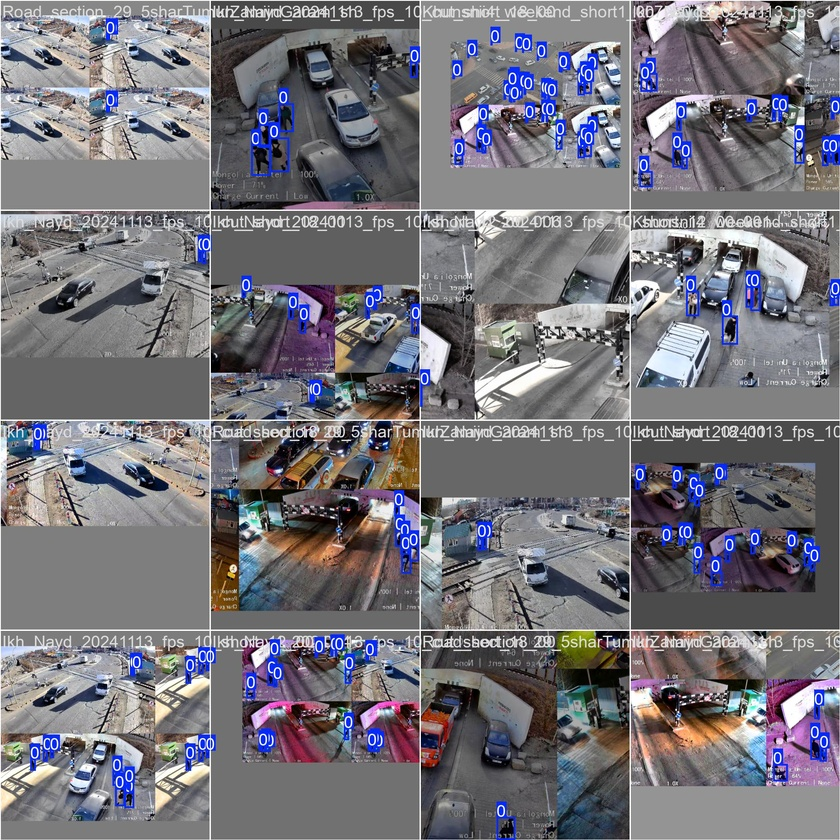
#> input picture runs/detect/runs/train/yolov8n_person-5/train_batch0.jpg, 840 x 840 px, shrunk from 1920 x 1920 before the run
$ python augment_dataset.py --src ../runs/detect/runs/train/yolov8n_person-5 --out out
#> lines starting #> are read from the running program, lines starting #| are printed output that depends on the picture
"""Offline augmentation for a YOLO-format person-detection dataset.

Images and their YOLO label files live in the same folder, sharing a
basename and differing only by extension (``foo.jpg`` / ``foo.txt``).
Each label line is ``class cx cy w h`` with normalised coordinates.

For every source image this writes ``--n`` augmented copies (image + an
updated label file) into ``--out``. Geometric transforms (horizontal
flip, scale, translation) recompute the boxes; photometric transforms
(brightness/contrast, HSV jitter, blur, noise) leave them unchanged.
An image with a missing or empty label file is treated as a background
(negative) sample and still augmented.
"""

import argparse
import random
from pathlib import Path

import cv2
import numpy as np

IMG_EXTS = (".jpg", ".jpeg", ".png", ".bmp")


def read_labels(label_path):
    """Return an (N, 5) array of [class, cx, cy, w, h]; empty if no boxes."""
    if not label_path.exists():
        return np.zeros((0, 5), dtype=np.float32)
    rows = []
    for line in label_path.read_text().splitlines():
        parts = line.split()
        if len(parts) != 5:
            continue
        rows.append([float(p) for p in parts])
    if not rows:
        return np.zeros((0, 5), dtype=np.float32)
    return np.asarray(rows, dtype=np.float32)


def write_labels(label_path, labels):
    lines = [
        f"{int(c)} {cx:.6f} {cy:.6f} {w:.6f} {h:.6f}"
        for c, cx, cy, w, h in labels
    ]
    label_path.write_text("\n".join(lines))


def yolo_to_xyxy(labels, w, h):
    """Normalised [class, cx, cy, w, h] -> pixel [class, x1, y1, x2, y2]."""
    if len(labels) == 0:
        return np.zeros((0, 5), dtype=np.float32)
    cls = labels[:, 0:1]
    cx, cy, bw, bh = labels[:, 1] * w, labels[:, 2] * h, labels[:, 3] * w, labels[:, 4] * h
    x1 = cx - bw / 2
    y1 = cy - bh / 2
    x2 = cx + bw / 2
    y2 = cy + bh / 2
    return np.concatenate([cls, np.stack([x1, y1, x2, y2], axis=1)], axis=1)


def xyxy_to_yolo(boxes, w, h, min_size=2.0, min_visibility=0.20):
    """Clip pixel boxes to the frame, drop tiny/mostly-cropped ones."""
    if len(boxes) == 0:
        return np.zeros((0, 5), dtype=np.float32)
    cls = boxes[:, 0]
    x1, y1, x2, y2 = boxes[:, 1], boxes[:, 2], boxes[:, 3], boxes[:, 4]
    orig_area = np.maximum(x2 - x1, 1e-6) * np.maximum(y2 - y1, 1e-6)

    x1c = np.clip(x1, 0, w)
    y1c = np.clip(y1, 0, h)
    x2c = np.clip(x2, 0, w)
    y2c = np.clip(y2, 0, h)
    bw = x2c - x1c
    bh = y2c - y1c
    clip_area = np.maximum(bw, 0) * np.maximum(bh, 0)

    keep = (bw >= min_size) & (bh >= min_size) & (clip_area / orig_area >= min_visibility)
    cls, x1c, y1c, x2c, y2c = cls[keep], x1c[keep], y1c[keep], x2c[keep], y2c[keep]
    if len(cls) == 0:
        return np.zeros((0, 5), dtype=np.float32)

    cx = ((x1c + x2c) / 2) / w
    cy = ((y1c + y2c) / 2) / h
    nw = (x2c - x1c) / w
    nh = (y2c - y1c) / h
    return np.stack([cls, cx, cy, nw, nh], axis=1).astype(np.float32)


def affine_and_flip(img, boxes, scale_range, translate, flip_p):
    """Random scale + translation + optional horizontal flip.

    ``boxes`` is pixel [class, x1, y1, x2, y2]. The canvas size is kept
    constant; areas exposed by the transform are reflect-padded.
    """
    h, w = img.shape[:2]
    s = random.uniform(*scale_range)
    max_tx = translate * w
    max_ty = translate * h
    tx = random.uniform(-max_tx, max_tx)
    ty = random.uniform(-max_ty, max_ty)
    do_flip = random.random() < flip_p

    # Scale about the image centre, then translate.
    cx, cy = w / 2, h / 2
    M = np.array([
        [s, 0, tx + cx - s * cx],
        [0, s, ty + cy - s * cy],
    ], dtype=np.float32)

    img = cv2.warpAffine(
        img, M, (w, h),
        flags=cv2.INTER_LINEAR, borderMode=cv2.BORDER_REFLECT_101,
    )
    if do_flip:
        img = img[:, ::-1].copy()

    if len(boxes) == 0:
        return img, boxes

    cls = boxes[:, 0:1]
    corners = np.stack([
        boxes[:, [1, 2]], boxes[:, [3, 4]],
        boxes[:, [1, 4]], boxes[:, [3, 2]],
    ], axis=1)  # (N, 4, 2)
    ones = np.ones((corners.shape[0], 4, 1), dtype=np.float32)
    hom = np.concatenate([corners, ones], axis=2)  # (N, 4, 3)
    tx_corners = hom @ M.T  # (N, 4, 2)

    x1 = tx_corners[:, :, 0].min(axis=1)
    y1 = tx_corners[:, :, 1].min(axis=1)
    x2 = tx_corners[:, :, 0].max(axis=1)
    y2 = tx_corners[:, :, 1].max(axis=1)

    if do_flip:
        x1, x2 = w - x2, w - x1

    out = np.concatenate([cls, np.stack([x1, y1, x2, y2], axis=1)], axis=1)
    return img, out


def photometric(img, brightness, contrast, hue, sat, blur_p, noise_p):
    img = img.astype(np.float32)

    alpha = 1.0 + random.uniform(-contrast, contrast)   # contrast
    beta = 255.0 * random.uniform(-brightness, brightness)  # brightness
    img = np.clip(img * alpha + beta, 0, 255)

    if hue > 0 or sat > 0:
        hsv = cv2.cvtColor(img.astype(np.uint8), cv2.COLOR_BGR2HSV).astype(np.float32)
        hsv[:, :, 0] = (hsv[:, :, 0] + random.uniform(-hue, hue) * 180) % 180
        hsv[:, :, 1] = np.clip(hsv[:, :, 1] * (1.0 + random.uniform(-sat, sat)), 0, 255)
        img = cv2.cvtColor(hsv.astype(np.uint8), cv2.COLOR_HSV2BGR).astype(np.float32)

    if random.random() < blur_p:
        k = random.choice([3, 5])
        img = cv2.GaussianBlur(img, (k, k), 0)

    if random.random() < noise_p:
        img = img + np.random.normal(0, random.uniform(4, 14), img.shape)

    return np.clip(img, 0, 255).astype(np.uint8)


def augment_once(img, labels, args):
    h, w = img.shape[:2]
    boxes = yolo_to_xyxy(labels, w, h)
    img, boxes = affine_and_flip(
        img, boxes,
        scale_range=(args.scale_min, args.scale_max),
        translate=args.translate,
        flip_p=args.flip_p,
    )
    img = photometric(
        img,
        brightness=args.brightness, contrast=args.contrast,
        hue=args.hue, sat=args.sat,
        blur_p=args.blur_p, noise_p=args.noise_p,
    )
    new_h, new_w = img.shape[:2]
    new_labels = xyxy_to_yolo(
        boxes, new_w, new_h,
        min_visibility=args.min_visibility,
    )
    return img, new_labels


def find_images(src):
    src = Path(src)
    return sorted(
        p for p in src.rglob("*")
        if p.suffix.lower() in IMG_EXTS
    )


def run(args):
    random.seed(args.seed)
    np.random.seed(args.seed)

    out_dir = Path(args.out)
    out_dir.mkdir(parents=True, exist_ok=True)

    images = find_images(args.src)
    if not images:
        raise FileNotFoundError(f"No images found under: {args.src}")
    print(f"Found {len(images)} source images. "
          f"Writing {args.n}x augmentations to {out_dir}")

    total = 0
    skipped_empty = 0
    for img_path in images:
        img = cv2.imread(str(img_path))
#> img is the input picture: shape (840, 840, 3); mean B, G, R 122, 114.7, 116.5
        if img is None:
            print(f"  ! unreadable, skipping: {img_path}")
            continue
        labels = read_labels(img_path.with_suffix(".txt"))

        if args.copy_original:
            stem = f"{img_path.stem}_orig"
            cv2.imwrite(str(out_dir / f"{stem}{img_path.suffix}"), img)
            write_labels(out_dir / f"{stem}.txt", labels)
            total += 1

        for i in range(args.n):
            aug_img, aug_labels = augment_once(img.copy(), labels.copy(), args)
            if len(labels) > 0 and len(aug_labels) == 0:
                # All boxes fell outside the frame – retry would help, but
                # keeping it as a hard negative is also acceptable.
                skipped_empty += 1
            stem = f"{img_path.stem}_aug{i}"
            cv2.imwrite(str(out_dir / f"{stem}{img_path.suffix}"), aug_img)
            write_labels(out_dir / f"{stem}.txt", aug_labels)
            total += 1
#> this loop made 2 passes
#> pass 1, in affine_and_flip, `img = cv2.warpAffine( img, M, (w, h), flags=cv2.INTER_LINEAR, borderMo..`:
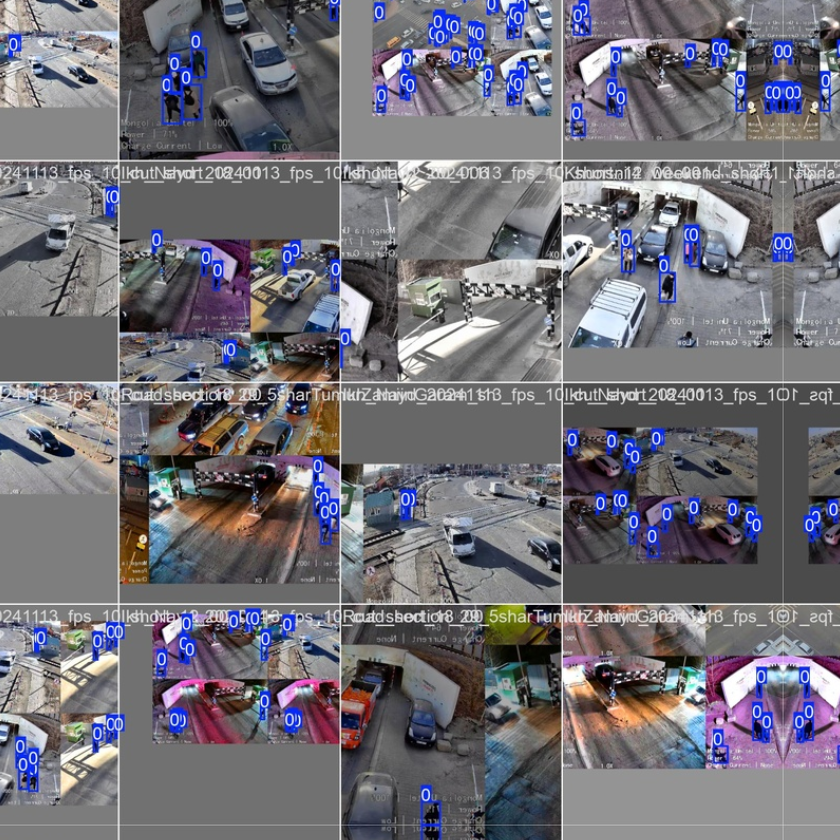
#> img: shape (840, 840, 3); mean of channels 0, 1, 2 119.1, 110.8, 112.8; drawn as B, G, R
#> pass 1, in affine_and_flip, `img = img[:, ::-1].copy()`:
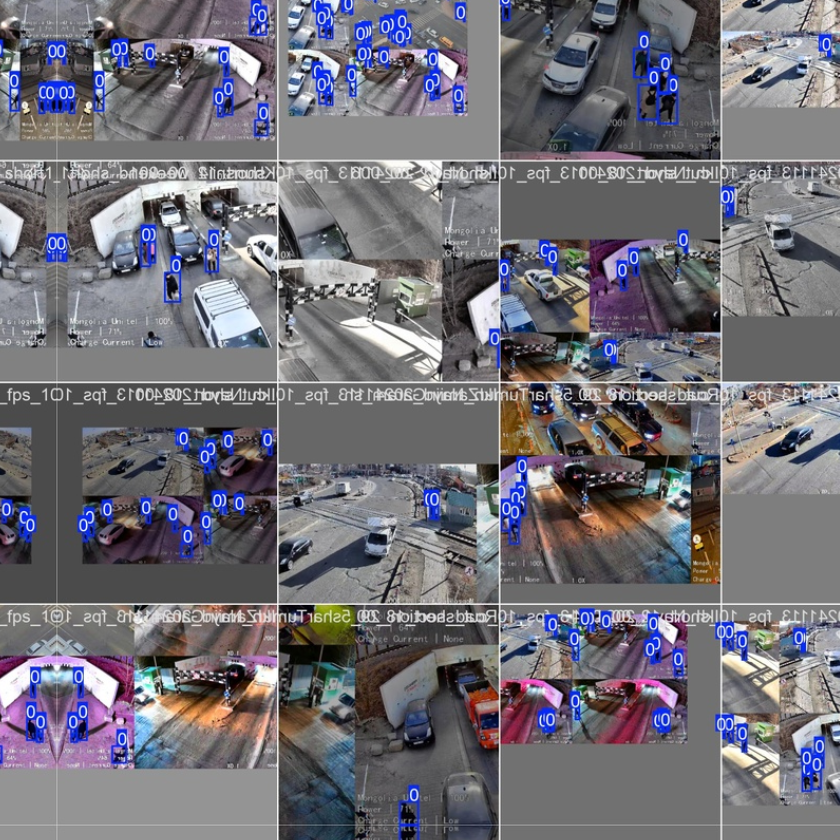
#> img: shape (840, 840, 3); mean of channels 0, 1, 2 119.1, 110.8, 112.8; drawn as B, G, R
#> pass 1, in photometric, `img = np.clip(img * alpha + beta, 0, 255)`:
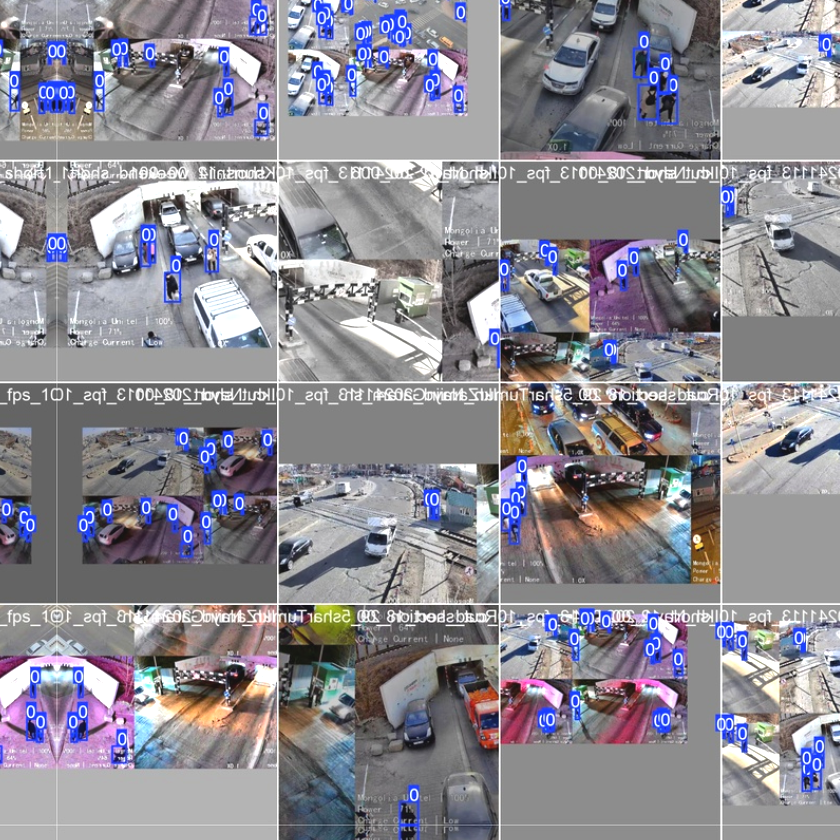
#> img: shape (840, 840, 3) float32; mean of channels 0, 1, 2 147.4, 138.8, 141; drawn as B, G, R
#> after the loop, skipped_empty = 0; total = 2
#> pass 2 of the loop in run, `for img_path in images:`:
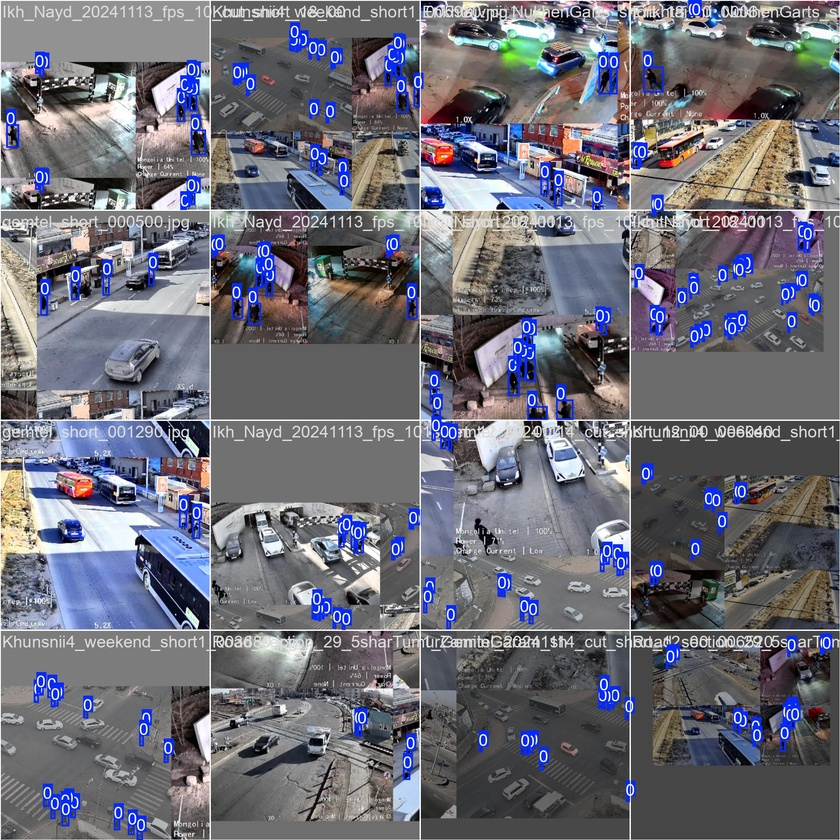
#> input picture runs/detect/runs/train/yolov8n_person-5/train_batch1.jpg, 840 x 840 px, shrunk from 1920 x 1920 before the run
#> in run, img is the input picture: shape (840, 840, 3); mean B, G, R 119.3, 108.9, 108.8
#> the loop in run, `for i in range(args.n):` made 2 passes
#> total on passes 1 to 2: 3, 4
#> pass 1, in affine_and_flip (call 3), `img = img[:, ::-1].copy()`:
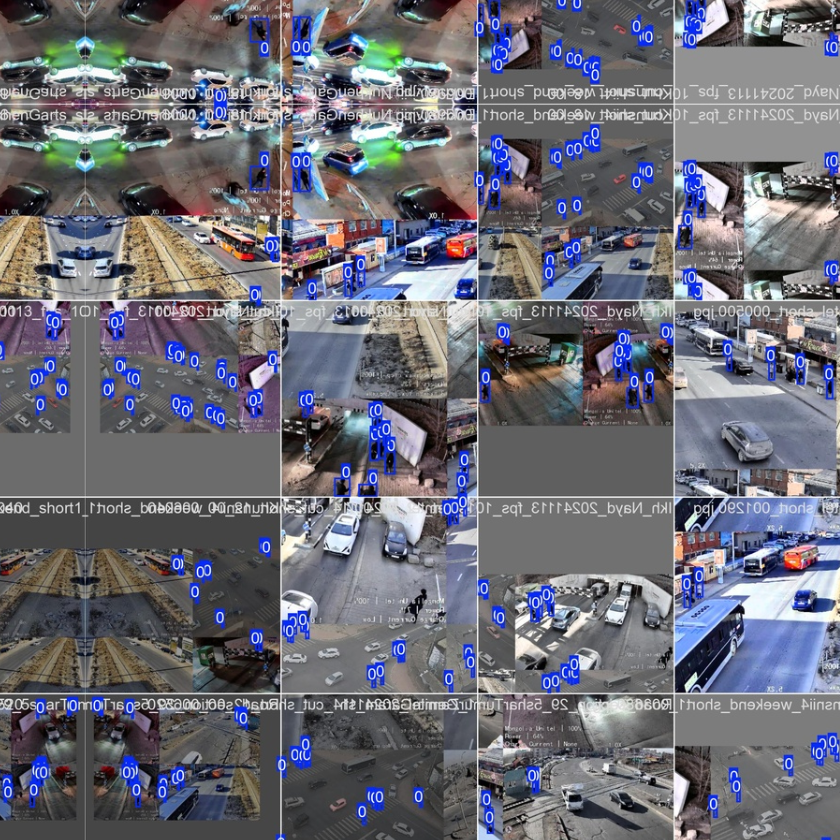
#> img: shape (840, 840, 3); mean of channels 0, 1, 2 117.6, 107.5, 107.2; drawn as B, G, R
#> pass 1, in photometric (call 3), `img = np.clip(img * alpha + beta, 0, 255)`:
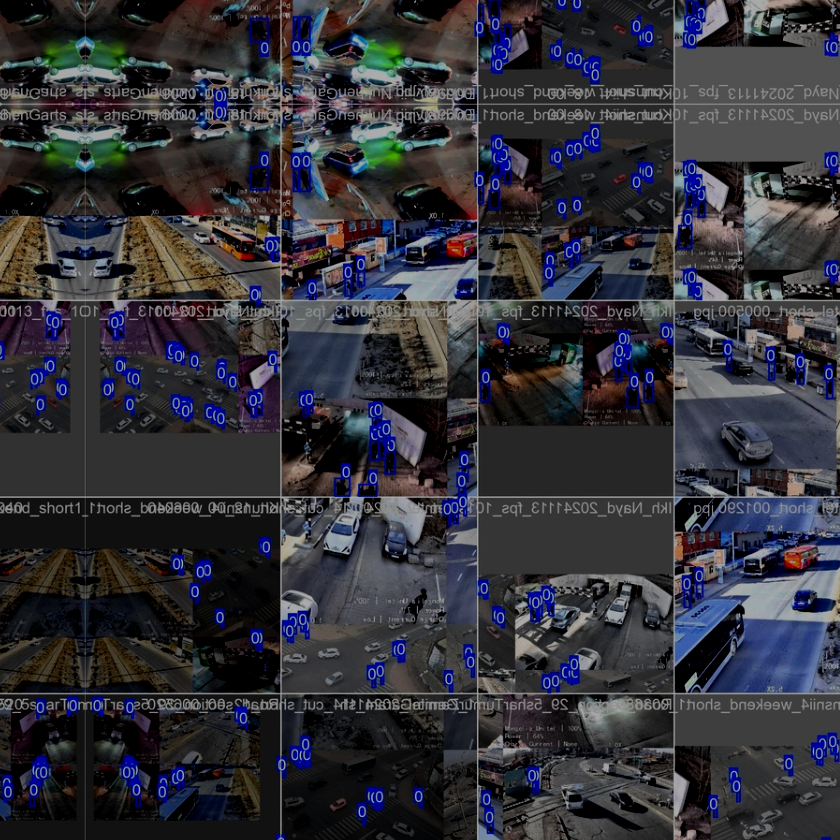
#> img: shape (840, 840, 3) float32; mean of channels 0, 1, 2 58.6, 50.6, 50.7; drawn as B, G, R
#> after the loop in run, `for i in range(args.n):`: skipped_empty = 0; total = 4

    print(f"Done. Wrote {total} images to {out_dir} "
          f"({skipped_empty} augmentations lost all boxes).")
#| Done. Wrote 4 images to out (0 augmentations lost all boxes).


def main():
    p = argparse.ArgumentParser(
        description="Offline bbox-aware augmentation for a YOLO dataset.",
        formatter_class=argparse.ArgumentDefaultsHelpFormatter,
    )
    p.add_argument("--src", required=True,
                   help="Folder with images + same-name .txt labels "
                        "(searched recursively).")
    p.add_argument("--out", required=True, help="Output folder.")
    p.add_argument("--n", type=int, default=2,
                   help="Augmented copies per source image.")
    p.add_argument("--copy-original", action="store_true",
                   help="Also copy the untouched image+label into --out.")

    p.add_argument("--scale-min", type=float, default=0.8,
                   help="Min zoom factor (<1 zooms out).")
    p.add_argument("--scale-max", type=float, default=1.2,
                   help="Max zoom factor (>1 zooms in).")
    p.add_argument("--translate", type=float, default=0.10,
                   help="Max translation as a fraction of W/H.")
    p.add_argument("--flip-p", type=float, default=0.5,
                   help="Horizontal-flip probability.")

    p.add_argument("--brightness", type=float, default=0.20,
                   help="Max +/- brightness fraction.")
    p.add_argument("--contrast", type=float, default=0.20,
                   help="Max +/- contrast fraction.")
    p.add_argument("--hue", type=float, default=0.02,
                   help="Max +/- hue shift fraction.")
    p.add_argument("--sat", type=float, default=0.25,
                   help="Max +/- saturation fraction.")
    p.add_argument("--blur-p", type=float, default=0.10,
                   help="Gaussian-blur probability.")
    p.add_argument("--noise-p", type=float, default=0.15,
                   help="Gaussian-noise probability.")

    p.add_argument("--min-visibility", type=float, default=0.20,
                   help="Drop a box if less than this fraction of its "
                        "original area survives cropping.")
    p.add_argument("--seed", type=int, default=42, help="RNG seed.")
    args = p.parse_args()
    run(args)


if __name__ == "__main__":
    main()
